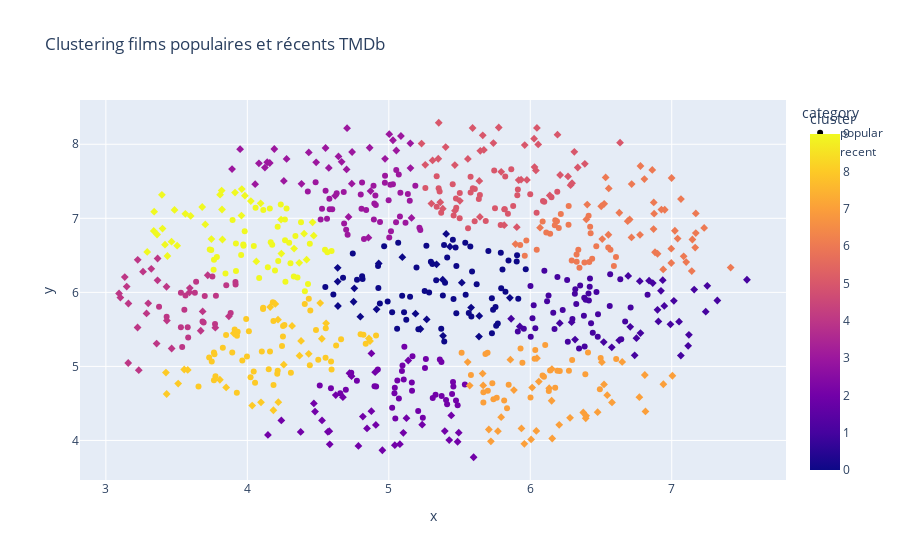

Notebook cell for this chart:
### Code cell
fig.show()

### Figure 1 — Plotly figure (JSON) as saved in the notebook; plotly's stock layout.template omitted (floating-point values rounded to 4 significant figures; data arrays with more than 128 entries replaced by an {"elided": "..."} marker saying what was removed)
{"data": [{"customdata": {"elided": "400x4 mixed values"}, "hovertemplate": "category=%{customdata[3]}<br>x=%{x}<br>y=%{y}<br>title=%{customdata[0]}<br>release_date=%{customdata[1]}<br>vote_average=%{customdata[2]}<br>cluster=%{marker.color}<extra></extra>", "legendgroup": "popular", "marker": {"color": {"elided": "400 int values"}, "coloraxis": "coloraxis", "symbol": "circle"}, "mode": "markers", "name": "popular", "orientation": "v", "showlegend": true, "type": "scatter", "x": {"elided": "400 float values"}, "xaxis": "x", "y": {"elided": "400 float values"}, "yaxis": "y"}, {"customdata": {"elided": "329x4 mixed values"}, "hovertemplate": "category=%{customdata[3]}<br>x=%{x}<br>y=%{y}<br>title=%{customdata[0]}<br>release_date=%{customdata[1]}<br>vote_average=%{customdata[2]}<br>cluster=%{marker.color}<extra></extra>", "legendgroup": "recent", "marker": {"color": {"elided": "329 int values"}, "coloraxis": "coloraxis", "symbol": "diamond"}, "mode": "markers", "name": "recent", "orientation": "v", "showlegend": true, "type": "scatter", "x": {"elided": "329 float values"}, "xaxis": "x", "y": {"elided": "329 float values"}, "yaxis": "y"}], "layout": {"coloraxis": {"colorbar": {"title": {"text": "cluster"}}, "colorscale": [[0, "#0d0887"], [0.1111, "#46039f"], [0.2222, "#7201a8"], [0.3333, "#9c179e"], [0.4444, "#bd3786"], [0.5556, "#d8576b"], [0.6667, "#ed7953"], [0.7778, "#fb9f3a"], [0.8889, "#fdca26"], [1, "#f0f921"]]}, "legend": {"title": {"text": "category"}, "tracegroupgap": 0}, "title": {"text": "Clustering films populaires et récents TMDb"}, "xaxis": {"anchor": "y", "domain": [0, 1], "title": {"text": "x"}}, "yaxis": {"anchor": "x", "domain": [0, 1], "title": {"text": "y"}}}}
